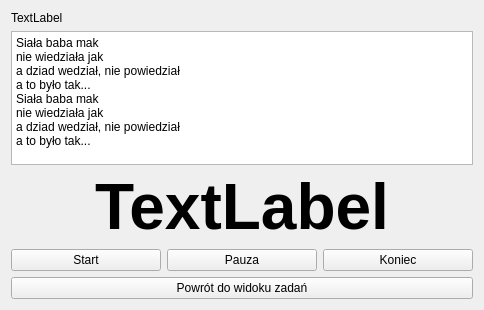
<?xml version="1.0" encoding="UTF-8"?>
<ui version="4.0">
 <class>TaskView</class>
 <widget class="QWidget" name="TaskView">
  <property name="geometry">
   <rect>
    <x>0</x>
    <y>0</y>
    <width>484</width>
    <height>310</height>
   </rect>
  </property>
  <property name="windowTitle">
   <string>Form</string>
  </property>
  <layout class="QVBoxLayout" name="verticalLayout">
   <item>
    <widget class="QLabel" name="titleLabel">
     <property name="text">
      <string>TextLabel</string>
     </property>
    </widget>
   </item>
   <item>
    <widget class="QPlainTextEdit" name="descriptionEdit">
     <property name="enabled">
      <bool>true</bool>
     </property>
     <property name="sizePolicy">
      <sizepolicy hsizetype="Expanding" vsizetype="Preferred">
       <horstretch>0</horstretch>
       <verstretch>0</verstretch>
      </sizepolicy>
     </property>
     <property name="lineWrapMode">
      <enum>QPlainTextEdit::NoWrap</enum>
     </property>
     <property name="readOnly">
      <bool>true</bool>
     </property>
     <property name="plainText">
      <string>Siała baba mak
nie wiedziała jak
a dziad wedział, nie powiedział
a to było tak...
Siała baba mak
nie wiedziała jak
a dziad wedział, nie powiedział
a to było tak...</string>
     </property>
    </widget>
   </item>
   <item>
    <widget class="QLabel" name="timeSpentLabel">
     <property name="font">
      <font>
       <pointsize>48</pointsize>
       <weight>75</weight>
       <bold>true</bold>
      </font>
     </property>
     <property name="text">
      <string>TextLabel</string>
     </property>
     <property name="scaledContents">
      <bool>true</bool>
     </property>
     <property name="alignment">
      <set>Qt::AlignCenter</set>
     </property>
    </widget>
   </item>
   <item>
    <layout class="QHBoxLayout" name="horizontalLayout">
     <item>
      <widget class="QPushButton" name="startButton">
       <property name="text">
        <string>Start</string>
       </property>
      </widget>
     </item>
     <item>
      <widget class="QPushButton" name="pauseButton">
       <property name="text">
        <string>Pauza</string>
       </property>
      </widget>
     </item>
     <item>
      <widget class="QPushButton" name="finishButton">
       <property name="text">
        <string>Koniec</string>
       </property>
      </widget>
     </item>
    </layout>
   </item>
   <item>
    <widget class="QPushButton" name="pushButton_4">
     <property name="text">
      <string>Powrót do widoku zadań</string>
     </property>
    </widget>
   </item>
  </layout>
 </widget>
 <resources/>
 <connections/>
</ui>
